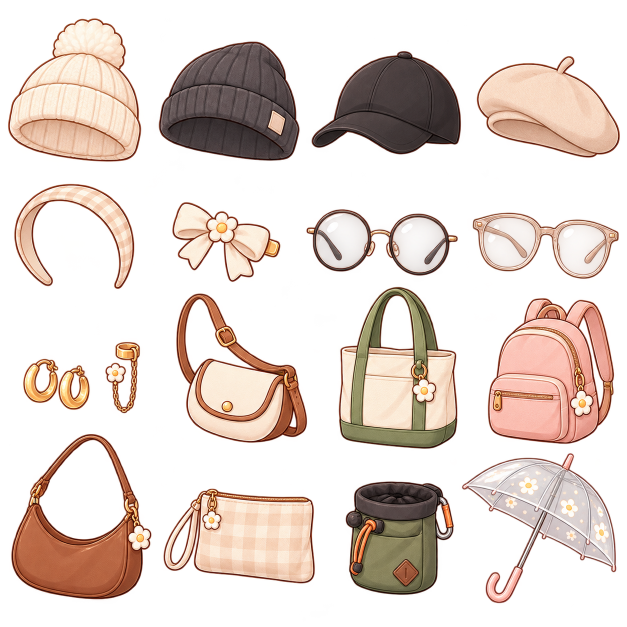
#> input picture little-life/assets/source-sheets/char-acc.png, 1254 x 1254 px (shown at 1/2 size); its folder holds only this picture in this run
$ python extract-assets.py
#> lines starting #> are read from the running program, lines starting #| are printed output that depends on the picture; after the words box and inside, x2 and y2 are one past the last pixel; in counts of white or black regions, pixels touching at a corner belong together
"""에셋 시트에서 아이템 하나하나를 잘라내 게임에서 쓰는 파일로 만든다.

    npm run assets:extract

투명 PNG 시트를 alpha 로 훑어 덩어리를 찾고, 각 덩어리를 잘라
public/assets/items/<분류>/<아이템id>.webp 로 내보낸다.

시트 안 순서(왼→오른쪽, 위→아래)와 아래 매핑 표를 연결한다.
그림만 보고 이름을 추측하지 않는다 — 표에 적힌 대로만 간다.

원본 시트는 assets/source-sheets/ 에 둔다 (README 참고).
시트가 없으면 이미 내보낸 파일은 그대로 두고 조용히 끝난다.
"""
import os
import sys

import numpy as np
from PIL import Image
from scipy import ndimage

ROOT = os.path.dirname(os.path.dirname(os.path.abspath(__file__)))
SHEETS = os.path.join(ROOT, "assets/source-sheets")
SLICES = os.path.join(ROOT, "assets/slices")
OUT = os.path.join(ROOT, "public/assets/items")
MAX = 320

# 시트마다 덩어리가 붙어 있는 정도가 달라서 따로 잡는다
PARAMS = {
    "furniture": dict(dilate=5, min_area=2000, row_h=120),
    "light": dict(dilate=6, min_area=1800, row_h=120),
    "living": dict(dilate=6, min_area=1400, row_h=110),
    "magic": dict(dilate=6, min_area=1400, row_h=110),
    "furn2": dict(dilate=5, min_area=2200, row_h=130),
    "books": dict(dilate=6, min_area=2000, row_h=140),
    "food": dict(dilate=6, min_area=2000, row_h=140),
    "hobby": dict(dilate=6, min_area=1800, row_h=140),
    "plants": dict(dilate=6, min_area=1800, row_h=140),
    "bags": dict(dilate=5, min_area=1600, row_h=130),
    "daily": dict(dilate=5, min_area=1600, row_h=130),
    "wall": dict(dilate=5, min_area=1600, row_h=130),
    "fabric": dict(dilate=6, min_area=2500, row_h=170),
    "lamps": dict(dilate=6, min_area=2500, row_h=170),
    "sofa": dict(dilate=6, min_area=3000, row_h=250),
    # 이 시트만 물건마다 흰 테두리(스티커 선)가 둘려 있다
    "extra": dict(dilate=9, min_area=4000, row_h=300, sticker=True),
    "trophy": dict(dilate=9, min_area=4000, row_h=380),
    # ── 정원 · 부엌 · 작업실 (UPDATE A~C 에서 요청한 다섯 장) ──
    # 물건이 큼직하고 사이가 넓어서 row_h 를 크게 잡는다.
    "crops": dict(dilate=6, min_area=2000, row_h=340),
    "stages": dict(dilate=6, min_area=3000, row_h=600),
    "foods": dict(dilate=6, min_area=2000, row_h=340),
    "workshop": dict(dilate=6, min_area=2000, row_h=340),
    "decor": dict(dilate=6, min_area=2000, row_h=350),
}

# 아이템이 들어갈 폴더 (카탈로그 분류와 같은 이름)
FOLDER_BY_PREFIX = {}


def clean_alpha(im):
    """가장자리에 남은 압축 찌꺼기(빨강·노랑 점)를 지운다."""
    a = np.array(im)
#> a is the input picture: shape (1254, 1254, 4); mean R, G, B, A 80.8, 63.9, 54, 92.3
    alpha = a[..., 3].astype(np.int16)
    r, g, b = a[..., 0].astype(np.int16), a[..., 1].astype(np.int16), a[..., 2].astype(np.int16)
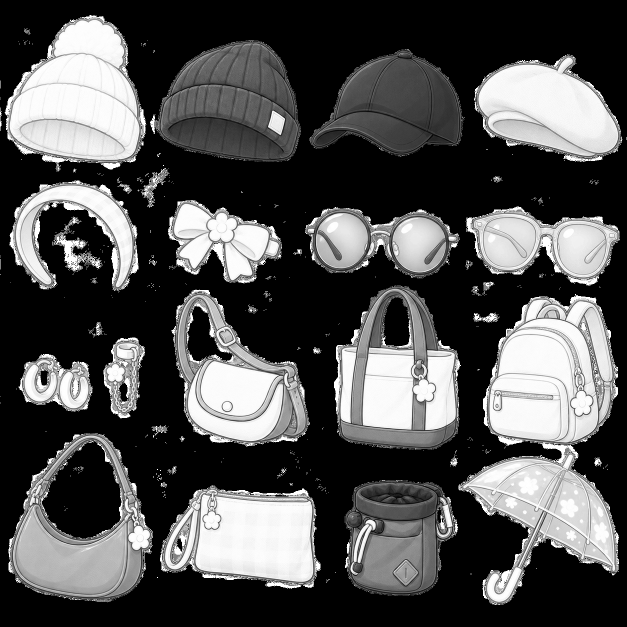
#> r: shape (1254, 1254) int16 (shown at 1/2 size); min 0, max 255, mean 80.8
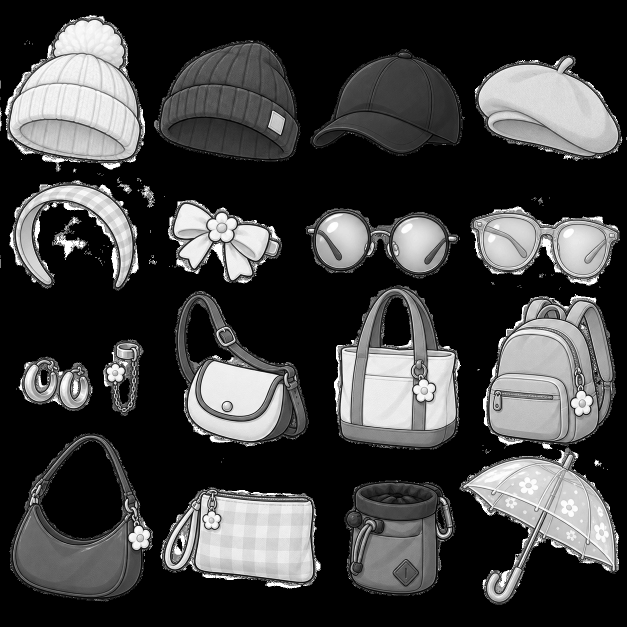
#> g: shape (1254, 1254) int16 (shown at 1/2 size); min 0, max 255, mean 63.9
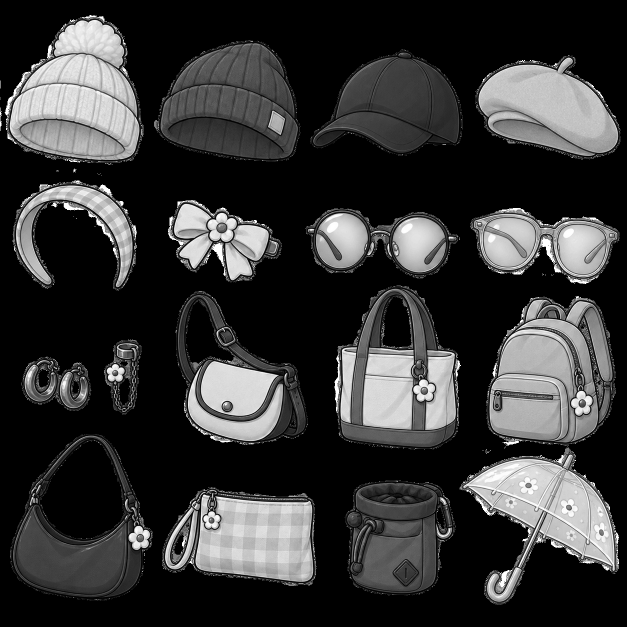
#> b: shape (1254, 1254) int16 (shown at 1/2 size); min 0, max 255, mean 54
    mx = np.maximum(np.maximum(r, g), b)
    mn = np.minimum(np.minimum(r, g), b)
    artifact = (alpha < 200) & ((mx - mn) > 110)
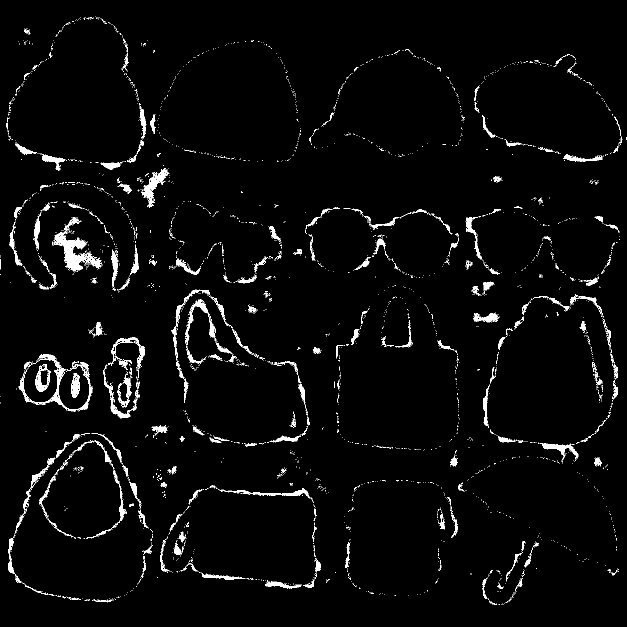
#> artifact: shape (1254, 1254) bool (shown at 1/2 size); 2.9% white; 3502 white regions (3263 under 20 px), largest, box (x1, y1, x2, y2) and area: (107, 464, 201, 543) 2246, (37, 708, 185, 824) 2182, (284, 336, 336, 415) 844
    alpha[artifact] = 0
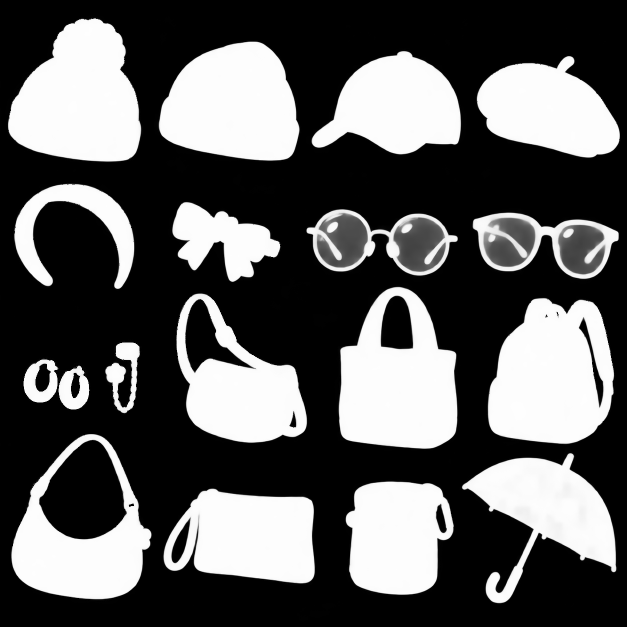
#> alpha: shape (1254, 1254) int16 (shown at 1/2 size); min 0, max 255, mean 92.1
    alpha[alpha < 24] = 0
#> alpha: shape (1254, 1254) int16; 3.26% of pixels changed, all inside (x1, y1, x2, y2) = (0, 30, 1242, 1254)
    a[..., 3] = alpha.astype(np.uint8)
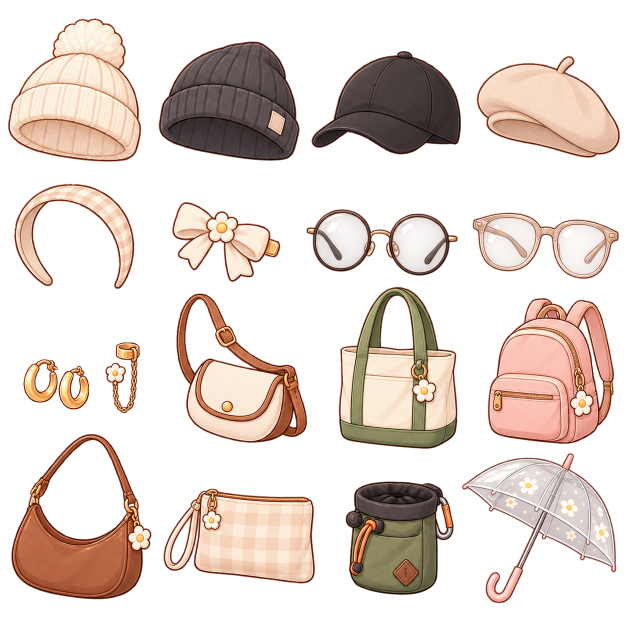
#> a: shape (1254, 1254, 4) (shown at 1/2 size); 6.11% of pixels changed, all inside (x1, y1, x2, y2) = (0, 30, 1253, 1254); transparent parts drawn white
    return Image.fromarray(a, "RGBA")


# [39 lines left out: functions strip_sticker, drop_fragments, not called in this run]


def slice_sheet(name, path, dilate=6, min_area=1800, row_h=130, sticker=False):
    """시트 하나를 조각으로 나눈다. 왼→오른쪽, 위→아래 순서로 번호를 매긴다."""
    im = clean_alpha(Image.open(path).convert("RGBA"))
    if sticker:
        im = strip_sticker(im)
    mask = np.array(im)[..., 3] > 40
#> mask: shape (1254, 1254) bool; 38.3% white; 26 white regions (8 under 20 px), largest, box (x1, y1, x2, y2) and area: (975, 596, 1228, 888) 57197, (16, 36, 283, 324) 55152, (677, 573, 915, 898) 54335
    grown = ndimage.binary_dilation(mask, structure=np.ones((dilate, dilate)))
#> grown: shape (1254, 1254) bool; 41.8% white; 17 white regions, largest, box (x1, y1, x2, y2) and area: (972, 593, 1230, 890) 61181, (13, 33, 285, 326) 58108, (674, 570, 917, 900) 58023
    labels, _ = ndimage.label(grown)
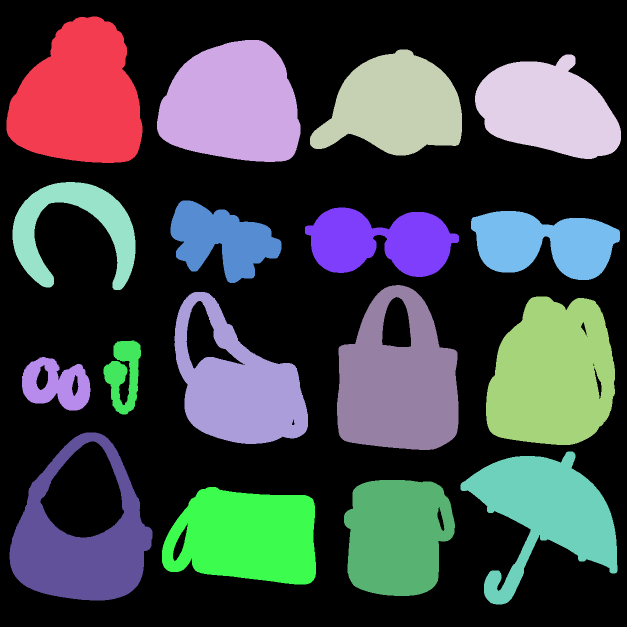
#> labels: shape (1254, 1254) int32 (shown at 1/2 size); 18 distinct labels, from 0 to 17; one colour per label, 0 black

    boxes = []
    for sl in ndimage.find_objects(labels):
        y, x = sl
        if mask[sl].sum() < min_area or (y.stop - y.start) < 40 or (x.stop - x.start) < 40:
            continue
        pad = dilate // 2
        boxes.append(
            (
                max(0, x.start + pad),
                max(0, y.start + pad),
                min(im.width, x.stop - pad),
                min(im.height, y.stop - pad),
            )
        )
#> this loop made 17 passes
#> after the loop, boxes = 17 items, first 6: (16, 36, 282, 323), (317, 83, 598, 321), (623, 102, 921, 308), (953, 112, 1239, 315), (28, 367, 268, 577), (344, 404, 560, 563)
#> (the rest of the program and of its run is left out)
